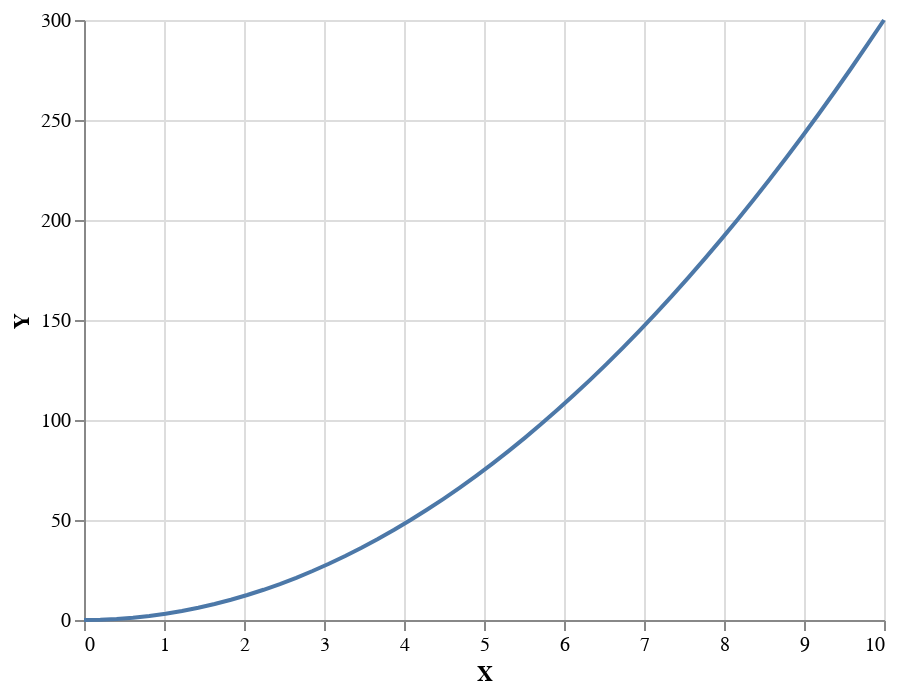

This figure's notebook cell:
### Code cell
# Se pueden hacer gráficos interactivos

alt.Chart(alt_df).mark_line().encode(x = 'X', y = 'Y')

### Figure 1 — Vega-Lite specification as saved in the notebook (floating-point values rounded to 4 significant figures)
{"config": {"view": {"continuousWidth": 400, "continuousHeight": 300}}, "data": {"name": "data-dec4332341ba05ecec10153c402e526e"}, "mark": "line", "encoding": {"x": {"type": "quantitative", "field": "X"}, "y": {"type": "quantitative", "field": "Y"}}, "$schema": "https://vega.github.io/schema/vega-lite/v4.8.1.json", "datasets": {"data-dec4332341ba05ecec10153c402e526e": [{"X": 0.0, "Y": 0.0}, {"X": 0.2041, "Y": 0.1249}, {"X": 0.4082, "Y": 0.4998}, {"X": 0.6122, "Y": 1.125}, {"X": 0.8163, "Y": 1.999}, {"X": 1.02, "Y": 3.124}, {"X": 1.224, "Y": 4.498}, {"X": 1.429, "Y": 6.122}, {"X": 1.633, "Y": 7.997}, {"X": 1.837, "Y": 10.12}, {"X": 2.041, "Y": 12.49}, {"X": 2.245, "Y": 15.12}, {"X": 2.449, "Y": 17.99}, {"X": 2.653, "Y": 21.12}, {"X": 2.857, "Y": 24.49}, {"X": 3.061, "Y": 28.11}, {"X": 3.265, "Y": 31.99}, {"X": 3.469, "Y": 36.11}, {"X": 3.673, "Y": 40.48}, {"X": 3.878, "Y": 45.11}, {"X": 4.082, "Y": 49.98}, {"X": 4.286, "Y": 55.1}, {"X": 4.49, "Y": 60.47}, {"X": 4.694, "Y": 66.1}, {"X": 4.898, "Y": 71.97}, {"X": 5.102, "Y": 78.09}, {"X": 5.306, "Y": 84.46}, {"X": 5.51, "Y": 91.09}, {"X": 5.714, "Y": 97.96}, {"X": 5.918, "Y": 105.1}, {"X": 6.122, "Y": 112.5}, {"X": 6.327, "Y": 120.1}, {"X": 6.531, "Y": 127.9}, {"X": 6.735, "Y": 136.1}, {"X": 6.939, "Y": 144.4}, {"X": 7.143, "Y": 153.1}, {"X": 7.347, "Y": 161.9}, {"X": 7.551, "Y": 171.1}, {"X": 7.755, "Y": 180.4}, {"X": 7.959, "Y": 190.0}, {"X": 8.163, "Y": 199.9}, {"X": 8.367, "Y": 210.0}, {"X": 8.571, "Y": 220.4}, {"X": 8.776, "Y": 231.0}, {"X": 8.98, "Y": 241.9}, {"X": 9.184, "Y": 253.0}, {"X": 9.388, "Y": 264.4}, {"X": 9.592, "Y": 276.0}, {"X": 9.796, "Y": 287.9}, {"X": 10.0, "Y": 300.0}]}}
